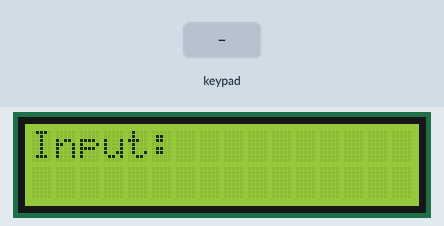
Bench run of a program on a simulated Raspberry Pi (BCM pin numbers). On the bench: 16×2 character LCD. Inputs (shaded band) come from the test bench. What the program prints to the terminal is not drawn.

Above: at 3.3 s.
3.4 s: key 'B' pressed
At 4.4 s:
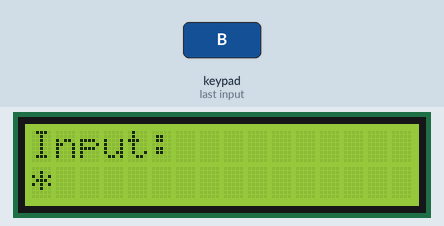
5.0 s: keypad keys 1 2 pressed 0.4 s apart
At 6.3 s:
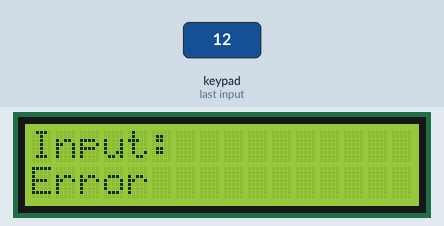
7.3 s: key '1' pressed
At 7.8 s:
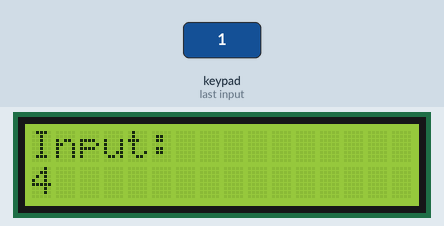
8.9 s: keypad keys 1 2 * pressed 0.4 s apart
At 9.5 s:
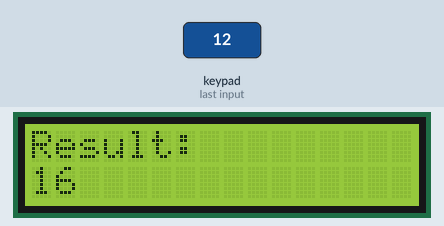
12.6 s: key '9' pressed
At 13.9 s:
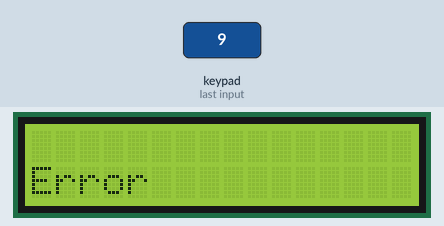
15.6 s: keypad keys 1 2 A pressed 0.4 s apart
At 17.6 s:
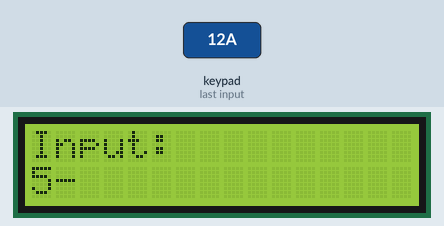
Timing chart, 0 to 19.1 s (numbered marks = the images above; inputs shaded):
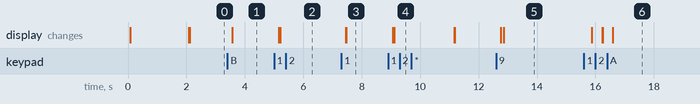

The program:

calculator.py
```python
import RPi.GPIO as GPIO
from time import sleep
import time
from decimal import Decimal

# Use BCM GPIO numbering
GPIO.setmode(GPIO.BCM)

# Define GPIO pins for LCD
LCD_RS = 21
LCD_E = 20
LCD_D4 = 16
LCD_D5 = 12
LCD_D6 = 26
LCD_D7 = 13

# Set GPIO pins as outputs for LCD
GPIO.setup(LCD_RS, GPIO.OUT)
GPIO.setup(LCD_E, GPIO.OUT)
GPIO.setup(LCD_D4, GPIO.OUT)
GPIO.setup(LCD_D5, GPIO.OUT)
GPIO.setup(LCD_D6, GPIO.OUT)
GPIO.setup(LCD_D7, GPIO.OUT)

# LCD Constants
LCD_WIDTH = 16
LCD_CHR = True
LCD_CMD = False
LCD_LINE_1 = 0x80
LCD_LINE_2 = 0xC0

# LCD utility functions
def lcd_toggle_enable():
    sleep(0.0005)
    GPIO.output(LCD_E, True)
    sleep(0.0005)
    GPIO.output(LCD_E, False)
    sleep(0.0005)

def lcd_byte(bits, mode):
    GPIO.output(LCD_RS, mode)
    GPIO.output(LCD_D4, bool(bits & 0x10))
    GPIO.output(LCD_D5, bool(bits & 0x20))
    GPIO.output(LCD_D6, bool(bits & 0x40))
    GPIO.output(LCD_D7, bool(bits & 0x80))
    lcd_toggle_enable()
    GPIO.output(LCD_D4, bool(bits & 0x01))
    GPIO.output(LCD_D5, bool(bits & 0x02))
    GPIO.output(LCD_D6, bool(bits & 0x04))
    GPIO.output(LCD_D7, bool(bits & 0x08))
    lcd_toggle_enable()

def lcd_init():
    lcd_byte(0x33, LCD_CMD)
    lcd_byte(0x32, LCD_CMD)
    lcd_byte(0x28, LCD_CMD)
    lcd_byte(0x0C, LCD_CMD)
    lcd_byte(0x06, LCD_CMD)
    lcd_byte(0x01, LCD_CMD)

def lcd_string(message, line):
    message = message.ljust(LCD_WIDTH, " ")
    lcd_byte(line, LCD_CMD)
    for char in message:
        lcd_byte(ord(char), LCD_CHR)

# Keypad setup
ROW_PINS = [2, 3, 4, 17]
COL_PINS = [18, 23, 24, 25]

KEYPAD = [
    ['1', '2', '3', 'A'],
    ['4', '5', '6', 'B'],
    ['7', '8', '9', 'C'],
    ['*', '0', '=', 'D']
]

GPIO.setup(ROW_PINS, GPIO.OUT, initial=GPIO.HIGH)
GPIO.setup(COL_PINS, GPIO.IN, pull_up_down=GPIO.PUD_DOWN)

# Keypad scanning function
def read_keypad():
    for row in range(4):
        # Set all rows HIGH
        for r in ROW_PINS:
            GPIO.output(r, GPIO.HIGH)

        # Set one row LOW at a time
        GPIO.output(ROW_PINS[row], GPIO.LOW)
        sleep(0.01)

        for col in range(4):
            if GPIO.input(COL_PINS[col]) == GPIO.HIGH:
                # Wait for key release
                while GPIO.input(COL_PINS[col]) == GPIO.HIGH:
                    sleep(0.01)
                return KEYPAD[row][col]

    return None

def calculate_expression(expr):
    try:
        return str(eval(expr))
    except Exception:
        return "Error"

def main():
    lcd_init()
    lcd_string("Calculator", LCD_LINE_1)
    sleep(2)

    current_input = ""
    lcd_string("Input: ", LCD_LINE_1)

    while True:
        key = read_keypad()

        if key:
            print("Pressed:", key)

            if key in "0123456789":
                current_input += key
                lcd_string(current_input, LCD_LINE_2)

            elif key == 'A':
                current_input += "+"
                lcd_string(current_input, LCD_LINE_2)

            elif key == 'B':
                current_input += "-"
                lcd_string(current_input, LCD_LINE_2)

            elif key == 'C':
                current_input += "*"
                lcd_string(current_input, LCD_LINE_2)

            elif key == 'D':
                current_input += "/"
                lcd_string(current_input, LCD_LINE_2)

            elif key == '*':
                try:
                    num = Decimal(current_input)
                    current_input = str(num ** 2)
                    lcd_string("Result:", LCD_LINE_1)
                    lcd_string(current_input, LCD_LINE_2)
                    print("Squared Result:", current_input)
                    time.sleep(2)
                    current_input = ""
                    lcd_string("Input: ", LCD_LINE_1)

                except Exception:
                    lcd_string("Error", LCD_LINE_2)
                    print("Error Squaring")
                    time.sleep(2)
                    current_input = ""
                    lcd_string("Input: ", LCD_LINE_1)

            elif key == '=':
                result = calculate_expression(current_input)
                lcd_string(current_input, LCD_LINE_1)
                lcd_string(result, LCD_LINE_2)
                print(f"{current_input} = {result}")
                time.sleep(3)
                current_input = ""
                lcd_string("Input: ", LCD_LINE_1)

        time.sleep(0.1)

try:
    main()
finally:
    GPIO.cleanup()
```

Measured:
- after the input at 3.4 s, the display: changes after 0.16 s (image 1)
- after the input at 5.0 s, the display: first changes after 0.17 s (image 2 shows a later state)
- after the input at 7.3 s, the display: first changes after 0.16 s (image 3 shows a later state)
- after the input at 8.9 s, the display: first changes after 0.16 s (image 4 shows a later state)
- after the input at 12.6 s, the display: first changes after 0.16 s (image 5 shows a later state)
- after the input at 15.6 s, the display: first differs from a run without the input after 0.64 s (image 6 shows a later state)
